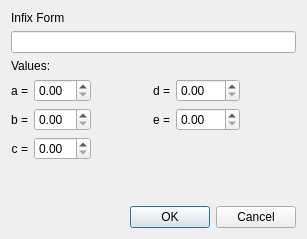
<?xml version="1.0" encoding="UTF-8"?>
<ui version="4.0">
 <class>AddDialog</class>
 <widget class="QDialog" name="AddDialog">
  <property name="geometry">
   <rect>
    <x>0</x>
    <y>0</y>
    <width>307</width>
    <height>239</height>
   </rect>
  </property>
  <property name="windowTitle">
   <string>Dialog</string>
  </property>
  <layout class="QGridLayout" name="gridLayout_2">
   <item row="0" column="0">
    <widget class="QLabel" name="label_6">
     <property name="text">
      <string>Infix Form</string>
     </property>
    </widget>
   </item>
   <item row="2" column="0">
    <widget class="QLabel" name="label_7">
     <property name="text">
      <string>Values:</string>
     </property>
    </widget>
   </item>
   <item row="3" column="0">
    <layout class="QGridLayout" name="gridLayout">
     <item row="1" column="5">
      <spacer name="horizontalSpacer_2">
       <property name="orientation">
        <enum>Qt::Horizontal</enum>
       </property>
       <property name="sizeHint" stdset="0">
        <size>
         <width>40</width>
         <height>20</height>
        </size>
       </property>
      </spacer>
     </item>
     <item row="1" column="4">
      <widget class="QDoubleSpinBox" name="e">
       <property name="inputMethodHints">
        <set>Qt::ImhFormattedNumbersOnly</set>
       </property>
       <property name="maximum">
        <double>200.000000000000000</double>
       </property>
      </widget>
     </item>
     <item row="1" column="1">
      <widget class="QDoubleSpinBox" name="b"/>
     </item>
     <item row="0" column="3">
      <widget class="QLabel" name="label_3">
       <property name="text">
        <string>d =</string>
       </property>
       <property name="alignment">
        <set>Qt::AlignRight|Qt::AlignTrailing|Qt::AlignVCenter</set>
       </property>
      </widget>
     </item>
     <item row="0" column="1">
      <widget class="QDoubleSpinBox" name="a"/>
     </item>
     <item row="0" column="0">
      <widget class="QLabel" name="label">
       <property name="text">
        <string>a =</string>
       </property>
       <property name="alignment">
        <set>Qt::AlignRight|Qt::AlignTrailing|Qt::AlignVCenter</set>
       </property>
      </widget>
     </item>
     <item row="1" column="3">
      <widget class="QLabel" name="label_2">
       <property name="layoutDirection">
        <enum>Qt::LeftToRight</enum>
       </property>
       <property name="text">
        <string>e =</string>
       </property>
       <property name="alignment">
        <set>Qt::AlignRight|Qt::AlignTrailing|Qt::AlignVCenter</set>
       </property>
      </widget>
     </item>
     <item row="1" column="0">
      <widget class="QLabel" name="label_5">
       <property name="text">
        <string>b =</string>
       </property>
       <property name="alignment">
        <set>Qt::AlignRight|Qt::AlignTrailing|Qt::AlignVCenter</set>
       </property>
      </widget>
     </item>
     <item row="0" column="4">
      <widget class="QDoubleSpinBox" name="d"/>
     </item>
     <item row="2" column="0">
      <widget class="QLabel" name="label_4">
       <property name="text">
        <string>c =</string>
       </property>
       <property name="alignment">
        <set>Qt::AlignRight|Qt::AlignTrailing|Qt::AlignVCenter</set>
       </property>
      </widget>
     </item>
     <item row="2" column="1">
      <widget class="QDoubleSpinBox" name="c"/>
     </item>
     <item row="1" column="2">
      <spacer name="horizontalSpacer">
       <property name="orientation">
        <enum>Qt::Horizontal</enum>
       </property>
       <property name="sizeType">
        <enum>QSizePolicy::MinimumExpanding</enum>
       </property>
       <property name="sizeHint" stdset="0">
        <size>
         <width>20</width>
         <height>20</height>
        </size>
       </property>
      </spacer>
     </item>
    </layout>
   </item>
   <item row="1" column="0">
    <widget class="QLineEdit" name="InfForm">
     <property name="maxLength">
      <number>255</number>
     </property>
    </widget>
   </item>
   <item row="5" column="0">
    <widget class="QDialogButtonBox" name="buttonBox">
     <property name="orientation">
      <enum>Qt::Horizontal</enum>
     </property>
     <property name="standardButtons">
      <set>QDialogButtonBox::Cancel|QDialogButtonBox::Ok</set>
     </property>
    </widget>
   </item>
   <item row="4" column="0">
    <spacer name="verticalSpacer">
     <property name="orientation">
      <enum>Qt::Vertical</enum>
     </property>
     <property name="sizeHint" stdset="0">
      <size>
       <width>20</width>
       <height>40</height>
      </size>
     </property>
    </spacer>
   </item>
  </layout>
 </widget>
 <resources/>
 <connections>
  <connection>
   <sender>buttonBox</sender>
   <signal>accepted()</signal>
   <receiver>AddDialog</receiver>
   <slot>accept()</slot>
   <hints>
    <hint type="sourcelabel">
     <x>248</x>
     <y>254</y>
    </hint>
    <hint type="destinationlabel">
     <x>157</x>
     <y>274</y>
    </hint>
   </hints>
  </connection>
  <connection>
   <sender>buttonBox</sender>
   <signal>rejected()</signal>
   <receiver>AddDialog</receiver>
   <slot>reject()</slot>
   <hints>
    <hint type="sourcelabel">
     <x>316</x>
     <y>260</y>
    </hint>
    <hint type="destinationlabel">
     <x>286</x>
     <y>274</y>
    </hint>
   </hints>
  </connection>
 </connections>
</ui>
